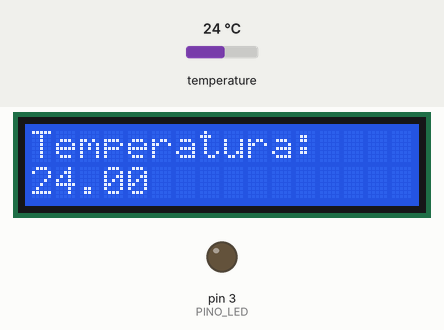
This sketch was run on a simulated Arduino Uno, built with avr-gcc and run on an emulated ATmega328P. Parts: 16×2 character LCD, output pins drawn as LEDs (lit = HIGH). Dashed ring = blinking. The test bench sets the inputs (shaded band); at power-on: temperature 24 °C. What the sketch prints to the serial monitor is not drawn.

Above: at 1.2 s.
1.3 s: temperature set to 27.5 °C
At 2.5 s:
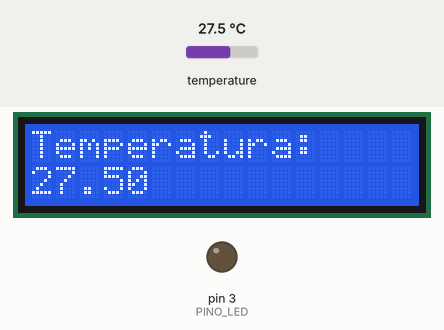
4.1 s: temperature set to 28.5 °C
At 6.0 s:
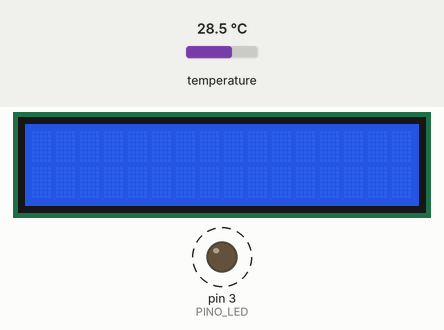
7.4 s: temperature set to 12 °C
At 7.4 s:
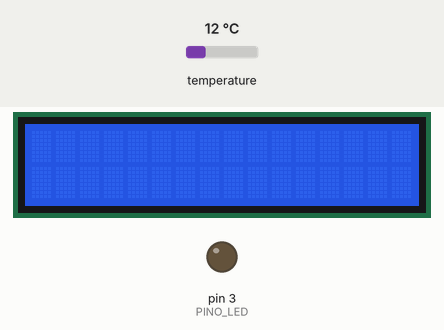
10.1 s: temperature set to 28 °C
At 10.85 s:
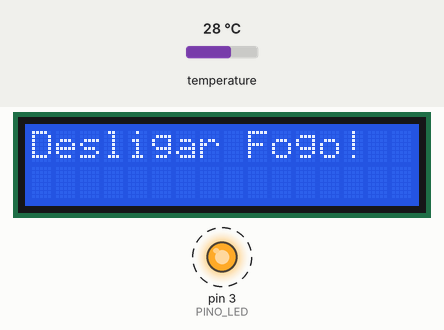
Timing chart, 0 to 14.4 s (numbered marks = the images above; inputs shaded):
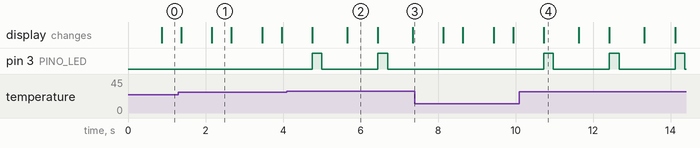

Measured:
- the behaviour switches between 27.9 and 28 °C on temperature (found by bisection; images 1 and 2)
- after the input at 1.3 s, the display: first differs from a run without the input after 0.86 s (image 1)
- after the input at 4.1 s, pin 3 (PINO_LED): alternates HIGH for 0.25 s and LOW for 1.4 s, starting after 0.65 s; the display: first changes after 0.65 s (image 2 shows a later state)
- after the input at 7.4 s, pin 3 (PINO_LED): stops changing and stays LOW
- after the input at 10.1 s, pin 3 (PINO_LED): alternates HIGH for 0.25 s and LOW for 1.4 s, starting after 0.63 s; the display: changes after 0.63 s (image 4)
- what the display in image 1 shows lasts 0.5 s, from 2.2 s to 2.7 s
- what the display in image 2 shows lasts 0.7 s, from 5.7 s to 6.4 s

The sketch:

Display.ino
```cpp
#include <LiquidCrystal.h>
#include <OneWire.h>
#include <DallasTemperature.h>

// Programa : Sensor de Temperatura
// Autor : Fabio
// Usando uma constante em C para guardar o valor do Pino
#define PINO_SENSOR 5
#define PINO_LED 3
LiquidCrystal lcd(2,4,10,11,12,13);

// Cria um objeto do tipo OneWire e passa o Pino pra ele
OneWire oneWire(PINO_SENSOR);

// Passando o objeto oneWire por referência para o objeto DallasTemperature
DallasTemperature sensors(&oneWire);

double temperatura;
void setup(void){

  // inicia o contato com a porta serial
  Serial.begin(9600);
  Serial.println("Controle de Temperatura");

  // inicia o objeto do DallasTemperature
  sensors.begin();
  lcd.begin(16,2);
}

void loop(void){

  sensors.requestTemperatures(); // Envia o comando para obter temperaturas.
  temperatura = sensors.getTempCByIndex(0);
  exibeTempPortaSerial(temperatura);
  if(sensors.getTempCByIndex(0)>=28.0){
      lcd.println("Desligar Fogo!");
      acendeLed(PINO_LED);
   }else{
       desligaLed(PINO_LED);
       lcd.println("Temperatura:");
       lcd.setCursor(0,1);
       lcd.print(temperatura);

      }
  delay(500);
  lcd.clear();
}

void acendeLed(int pinoLed){
   pinMode(pinoLed,OUTPUT);
   digitalWrite(pinoLed, HIGH);
   delay(250);
   digitalWrite(pinoLed, LOW);
   delay(150);
  }

void desligaLed(int pinoLed){
  pinMode(pinoLed,INPUT);
  digitalWrite(pinoLed, LOW);
  }

void exibeTempPortaSerial(int temperatura){
   //Chama o método que faz o request da temperatura.
  Serial.print(" Buscando Temperatura....");
  Serial.println("Ok...");
  Serial.print("A temperatura eh: ");
  Serial.print(sensors.getTempCByIndex(0));
  }
```
